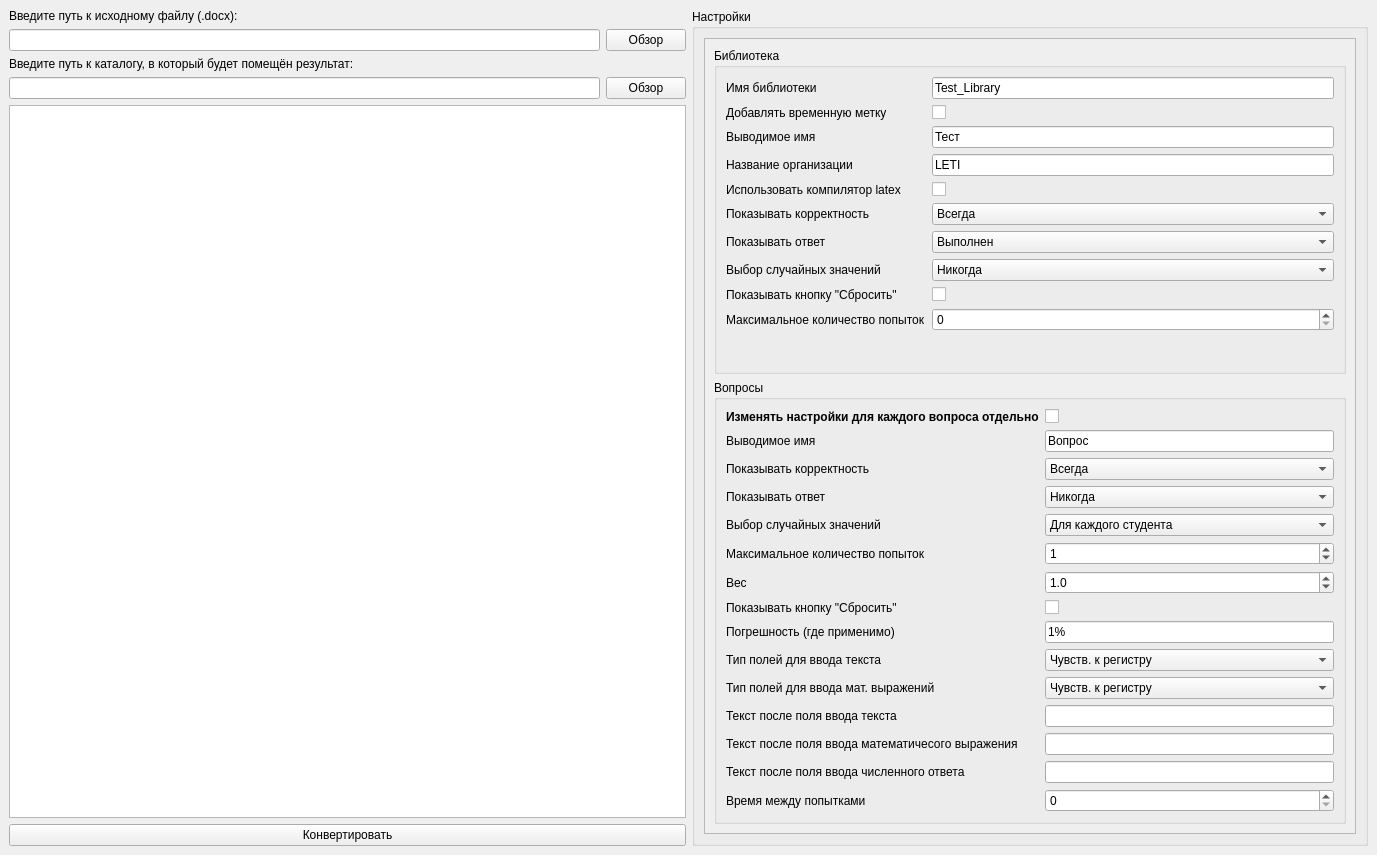
<?xml version="1.0" encoding="UTF-8"?>
<ui version="4.0">
 <class>MainWindow</class>
 <widget class="QMainWindow" name="MainWindow">
  <property name="geometry">
   <rect>
    <x>0</x>
    <y>0</y>
    <width>1377</width>
    <height>855</height>
   </rect>
  </property>
  <property name="windowTitle">
   <string>OpenEDX_converter</string>
  </property>
  <widget class="QWidget" name="centralwidget">
   <layout class="QHBoxLayout" name="horizontalLayout">
    <item>
     <layout class="QVBoxLayout" name="Input_and_console">
      <property name="leftMargin">
       <number>0</number>
      </property>
      <item>
       <widget class="QLabel" name="label_2">
        <property name="text">
         <string>Введите путь к исходному файлу (.docx):</string>
        </property>
       </widget>
      </item>
      <item>
       <layout class="QHBoxLayout" name="horizontalLayout_5">
        <item>
         <widget class="QLineEdit" name="lineEdit_file"/>
        </item>
        <item>
         <widget class="QPushButton" name="file_browse">
          <property name="text">
           <string>Обзор</string>
          </property>
         </widget>
        </item>
       </layout>
      </item>
      <item>
       <widget class="QLabel" name="label">
        <property name="text">
         <string>Введите путь к каталогу, в который будет помещён результат:</string>
        </property>
       </widget>
      </item>
      <item>
       <layout class="QHBoxLayout" name="horizontalLayout_6">
        <item>
         <widget class="QLineEdit" name="lineEdit_dir">
          <property name="text">
           <string/>
          </property>
         </widget>
        </item>
        <item>
         <widget class="QPushButton" name="dir_browse">
          <property name="text">
           <string>Обзор</string>
          </property>
         </widget>
        </item>
       </layout>
      </item>
      <item>
       <widget class="QTextBrowser" name="textBrowser"/>
      </item>
      <item>
       <widget class="QPushButton" name="convert">
        <property name="text">
         <string>Конвертировать</string>
        </property>
       </widget>
      </item>
     </layout>
    </item>
    <item>
     <widget class="QGroupBox" name="Options">
      <property name="inputMethodHints">
       <set>Qt::ImhNone</set>
      </property>
      <property name="title">
       <string>Настройки</string>
      </property>
      <layout class="QVBoxLayout" name="verticalLayout">
       <item>
        <widget class="QScrollArea" name="scrollArea">
         <property name="widgetResizable">
          <bool>true</bool>
         </property>
         <widget class="QWidget" name="scrollAreaWidgetContents">
          <property name="geometry">
           <rect>
            <x>0</x>
            <y>-66</y>
            <width>785</width>
            <height>845</height>
           </rect>
          </property>
          <layout class="QVBoxLayout" name="verticalLayout_4">
           <item>
            <widget class="QGroupBox" name="Library_options">
             <property name="title">
              <string>Библиотека</string>
             </property>
             <layout class="QVBoxLayout" name="verticalLayout_2">
              <item>
               <layout class="QFormLayout" name="formLayout">
                <item row="0" column="0">
                 <widget class="QLabel" name="label_library">
                  <property name="text">
                   <string>Имя библиотеки</string>
                  </property>
                 </widget>
                </item>
                <item row="0" column="1">
                 <widget class="QLineEdit" name="lineEdit_library">
                  <property name="inputMethodHints">
                   <set>Qt::ImhUrlCharactersOnly</set>
                  </property>
                  <property name="text">
                   <string>Test_Library</string>
                  </property>
                 </widget>
                </item>
                <item row="2" column="0">
                 <widget class="QLabel" name="label_display_name">
                  <property name="text">
                   <string>Выводимое имя</string>
                  </property>
                 </widget>
                </item>
                <item row="2" column="1">
                 <widget class="QLineEdit" name="lineEdit_display_name">
                  <property name="text">
                   <string>Тест</string>
                  </property>
                 </widget>
                </item>
                <item row="3" column="0">
                 <widget class="QLabel" name="label_org">
                  <property name="text">
                   <string>Название организации</string>
                  </property>
                 </widget>
                </item>
                <item row="3" column="1">
                 <widget class="QLineEdit" name="lineEdit_org">
                  <property name="inputMethodHints">
                   <set>Qt::ImhNone</set>
                  </property>
                  <property name="text">
                   <string>LETI</string>
                  </property>
                 </widget>
                </item>
                <item row="4" column="0">
                 <widget class="QLabel" name="label_use_latex_compiler">
                  <property name="text">
                   <string>Использовать компилятор latex</string>
                  </property>
                 </widget>
                </item>
                <item row="4" column="1">
                 <widget class="QCheckBox" name="checkBox_use_latex_compiler">
                  <property name="text">
                   <string/>
                  </property>
                  <property name="checked">
                   <bool>false</bool>
                  </property>
                 </widget>
                </item>
                <item row="5" column="0">
                 <widget class="QLabel" name="label_show_correctness">
                  <property name="text">
                   <string>Показывать корректность</string>
                  </property>
                 </widget>
                </item>
                <item row="5" column="1">
                 <widget class="QComboBox" name="comboBox_show_correctness">
                  <property name="editable">
                   <bool>false</bool>
                  </property>
                  <property name="currentText">
                   <string>Всегда</string>
                  </property>
                  <item>
                   <property name="text">
                    <string>Всегда</string>
                   </property>
                  </item>
                  <item>
                   <property name="text">
                    <string>Никогда</string>
                   </property>
                  </item>
                 </widget>
                </item>
                <item row="6" column="0">
                 <widget class="QLabel" name="label_showanswer">
                  <property name="text">
                   <string>Показывать ответ</string>
                  </property>
                 </widget>
                </item>
                <item row="6" column="1">
                 <widget class="QComboBox" name="comboBox_showanswer">
                  <item>
                   <property name="text">
                    <string>Выполнен</string>
                   </property>
                  </item>
                  <item>
                   <property name="text">
                    <string>Всегда</string>
                   </property>
                  </item>
                  <item>
                   <property name="text">
                    <string>Дан ответ</string>
                   </property>
                  </item>
                  <item>
                   <property name="text">
                    <string>Использована попытка</string>
                   </property>
                  </item>
                  <item>
                   <property name="text">
                    <string>Закрыт</string>
                   </property>
                  </item>
                  <item>
                   <property name="text">
                    <string>Ответ верен или прошёл срок сдачи</string>
                   </property>
                  </item>
                  <item>
                   <property name="text">
                    <string>Прошёл срок сдачи</string>
                   </property>
                  </item>
                  <item>
                   <property name="text">
                    <string>Никогда</string>
                   </property>
                  </item>
                 </widget>
                </item>
                <item row="7" column="0">
                 <widget class="QLabel" name="label_rerandomize">
                  <property name="text">
                   <string>Выбор случайных значений</string>
                  </property>
                 </widget>
                </item>
                <item row="7" column="1">
                 <widget class="QComboBox" name="comboBox_rerandomize">
                  <item>
                   <property name="text">
                    <string>Никогда</string>
                   </property>
                  </item>
                  <item>
                   <property name="text">
                    <string>Всегда</string>
                   </property>
                  </item>
                  <item>
                   <property name="text">
                    <string>При сбросе</string>
                   </property>
                  </item>
                  <item>
                   <property name="text">
                    <string>Для каждого студента</string>
                   </property>
                  </item>
                 </widget>
                </item>
                <item row="8" column="0">
                 <widget class="QLabel" name="label_show_reset_button">
                  <property name="text">
                   <string>Показывать кнопку &quot;Cбросить&quot;</string>
                  </property>
                 </widget>
                </item>
                <item row="8" column="1">
                 <widget class="QCheckBox" name="checkBox_show_reset_button">
                  <property name="text">
                   <string/>
                  </property>
                 </widget>
                </item>
                <item row="9" column="0">
                 <widget class="QLabel" name="label_max_attempts">
                  <property name="text">
                   <string>Максимальное количество попыток</string>
                  </property>
                 </widget>
                </item>
                <item row="9" column="1">
                 <widget class="QSpinBox" name="spinBox_max_attempts"/>
                </item>
                <item row="1" column="0">
                 <widget class="QLabel" name="label_time">
                  <property name="text">
                   <string>Добавлять временную метку</string>
                  </property>
                 </widget>
                </item>
                <item row="1" column="1">
                 <widget class="QCheckBox" name="checkBox_time">
                  <property name="text">
                   <string/>
                  </property>
                 </widget>
                </item>
               </layout>
              </item>
             </layout>
            </widget>
           </item>
           <item>
            <widget class="QGroupBox" name="groupBox">
             <property name="title">
              <string>Вопросы</string>
             </property>
             <layout class="QVBoxLayout" name="verticalLayout_3">
              <item>
               <layout class="QFormLayout" name="formLayout_2">
                <item row="3" column="0">
                 <widget class="QLabel" name="label_show_correctness_q">
                  <property name="text">
                   <string>Показывать корректность</string>
                  </property>
                 </widget>
                </item>
                <item row="3" column="1">
                 <widget class="QComboBox" name="comboBox_show_correctness_q">
                  <item>
                   <property name="text">
                    <string>Всегда</string>
                   </property>
                  </item>
                  <item>
                   <property name="text">
                    <string>Никогда</string>
                   </property>
                  </item>
                 </widget>
                </item>
                <item row="4" column="0">
                 <widget class="QLabel" name="label_showanswer_q">
                  <property name="text">
                   <string>Показывать ответ</string>
                  </property>
                 </widget>
                </item>
                <item row="4" column="1">
                 <widget class="QComboBox" name="comboBox_showanswer_q">
                  <item>
                   <property name="text">
                    <string>Никогда</string>
                   </property>
                  </item>
                  <item>
                   <property name="text">
                    <string>Всегда</string>
                   </property>
                  </item>
                  <item>
                   <property name="text">
                    <string>Дан ответ</string>
                   </property>
                  </item>
                  <item>
                   <property name="text">
                    <string>Использована попытка</string>
                   </property>
                  </item>
                  <item>
                   <property name="text">
                    <string>Закрыт</string>
                   </property>
                  </item>
                  <item>
                   <property name="text">
                    <string>Выполнен</string>
                   </property>
                  </item>
                  <item>
                   <property name="text">
                    <string>Ответ верен или прошёл срок сдачи</string>
                   </property>
                  </item>
                  <item>
                   <property name="text">
                    <string>Прошёл срок сдачи</string>
                   </property>
                  </item>
                 </widget>
                </item>
                <item row="5" column="0">
                 <widget class="QLabel" name="label_rerandomize_q">
                  <property name="text">
                   <string>Выбор случайных значений</string>
                  </property>
                 </widget>
                </item>
                <item row="5" column="1">
                 <widget class="QComboBox" name="comboBox_rerandomize_q">
                  <item>
                   <property name="text">
                    <string>Для каждого студента</string>
                   </property>
                  </item>
                  <item>
                   <property name="text">
                    <string>Всегда</string>
                   </property>
                  </item>
                  <item>
                   <property name="text">
                    <string>При сбросе</string>
                   </property>
                  </item>
                  <item>
                   <property name="text">
                    <string>Никогда</string>
                   </property>
                  </item>
                 </widget>
                </item>
                <item row="6" column="0">
                 <widget class="QLabel" name="label_max_attempts_q">
                  <property name="text">
                   <string>Максимальное количество попыток</string>
                  </property>
                 </widget>
                </item>
                <item row="6" column="1">
                 <widget class="QSpinBox" name="spinBox_max_attempts_q">
                  <property name="value">
                   <number>1</number>
                  </property>
                 </widget>
                </item>
                <item row="7" column="0">
                 <widget class="QLabel" name="label_weight">
                  <property name="text">
                   <string>Вес</string>
                  </property>
                 </widget>
                </item>
                <item row="7" column="1">
                 <widget class="QDoubleSpinBox" name="doubleSpinBox_weight_q">
                  <property name="decimals">
                   <number>1</number>
                  </property>
                  <property name="singleStep">
                   <double>0.100000000000000</double>
                  </property>
                  <property name="value">
                   <double>1.000000000000000</double>
                  </property>
                 </widget>
                </item>
                <item row="8" column="0">
                 <widget class="QLabel" name="label_show_reset_button_q">
                  <property name="text">
                   <string>Показывать кнопку &quot;Cбросить&quot;</string>
                  </property>
                 </widget>
                </item>
                <item row="8" column="1">
                 <widget class="QCheckBox" name="checkBox_show_reset_button_q">
                  <property name="text">
                   <string/>
                  </property>
                 </widget>
                </item>
                <item row="9" column="0">
                 <widget class="QLabel" name="label_3">
                  <property name="text">
                   <string>Погрешность (где применимо)</string>
                  </property>
                 </widget>
                </item>
                <item row="9" column="1">
                 <widget class="QLineEdit" name="lineEdit">
                  <property name="text">
                   <string>1%</string>
                  </property>
                 </widget>
                </item>
                <item row="15" column="0">
                 <widget class="QLabel" name="label_submission_wait_seconds_q">
                  <property name="text">
                   <string>Время между попытками</string>
                  </property>
                 </widget>
                </item>
                <item row="15" column="1">
                 <widget class="QSpinBox" name="spinBox_submission_wait_seconds_q"/>
                </item>
                <item row="1" column="0">
                 <widget class="QLabel" name="label_individually">
                  <property name="maximumSize">
                   <size>
                    <width>16777215</width>
                    <height>25</height>
                   </size>
                  </property>
                  <property name="font">
                   <font>
                    <weight>75</weight>
                    <bold>true</bold>
                   </font>
                  </property>
                  <property name="text">
                   <string>Изменять настройки для каждого вопроса отдельно</string>
                  </property>
                  <property name="textFormat">
                   <enum>Qt::PlainText</enum>
                  </property>
                 </widget>
                </item>
                <item row="2" column="0">
                 <widget class="QLabel" name="label_display_name_q">
                  <property name="text">
                   <string>Выводимое имя</string>
                  </property>
                 </widget>
                </item>
                <item row="2" column="1">
                 <widget class="QLineEdit" name="lineEdit_display_name_q">
                  <property name="text">
                   <string>Вопрос</string>
                  </property>
                 </widget>
                </item>
                <item row="1" column="1">
                 <widget class="QCheckBox" name="checkBox_individually">
                  <property name="enabled">
                   <bool>true</bool>
                  </property>
                  <property name="maximumSize">
                   <size>
                    <width>16777215</width>
                    <height>16777215</height>
                   </size>
                  </property>
                  <property name="text">
                   <string/>
                  </property>
                 </widget>
                </item>
                <item row="10" column="0">
                 <widget class="QLabel" name="label_reg_type_t">
                  <property name="text">
                   <string>Тип полей для ввода текста</string>
                  </property>
                 </widget>
                </item>
                <item row="11" column="0">
                 <widget class="QLabel" name="label_reg_type_m">
                  <property name="text">
                   <string>Тип полей для ввода мат. выражений</string>
                  </property>
                 </widget>
                </item>
                <item row="13" column="0">
                 <widget class="QLabel" name="label_trailing_text_m">
                  <property name="text">
                   <string>Текст после поля ввода математичесого выражения</string>
                  </property>
                 </widget>
                </item>
                <item row="14" column="0">
                 <widget class="QLabel" name="label_trailing_text_n">
                  <property name="text">
                   <string>Текст после поля ввода численного ответа</string>
                  </property>
                 </widget>
                </item>
                <item row="10" column="1">
                 <widget class="QComboBox" name="comboBox_reg_type_t">
                  <item>
                   <property name="text">
                    <string>Чувств. к регистру</string>
                   </property>
                  </item>
                  <item>
                   <property name="text">
                    <string>Нечувств. к регистру</string>
                   </property>
                  </item>
                  <item>
                   <property name="text">
                    <string>Для рег. выражений, чувств. к регистру</string>
                   </property>
                  </item>
                  <item>
                   <property name="text">
                    <string>Для рег. выражений, нечувств. к регистру</string>
                   </property>
                  </item>
                 </widget>
                </item>
                <item row="11" column="1">
                 <widget class="QComboBox" name="comboBox_reg_type_m">
                  <item>
                   <property name="text">
                    <string>Чувств. к регистру</string>
                   </property>
                  </item>
                  <item>
                   <property name="text">
                    <string>Нечувств. к регистру</string>
                   </property>
                  </item>
                 </widget>
                </item>
                <item row="13" column="1">
                 <widget class="QLineEdit" name="lineEdit_trailing_text_m"/>
                </item>
                <item row="14" column="1">
                 <widget class="QLineEdit" name="lineEdit_trailing_text_n"/>
                </item>
                <item row="12" column="0">
                 <widget class="QLabel" name="label_trailing_text_t">
                  <property name="text">
                   <string>Текст после поля ввода текста</string>
                  </property>
                 </widget>
                </item>
                <item row="12" column="1">
                 <widget class="QLineEdit" name="lineEdit_trailing_text_t"/>
                </item>
               </layout>
              </item>
             </layout>
            </widget>
           </item>
          </layout>
         </widget>
        </widget>
       </item>
      </layout>
     </widget>
    </item>
   </layout>
  </widget>
 </widget>
 <resources/>
 <connections/>
</ui>
